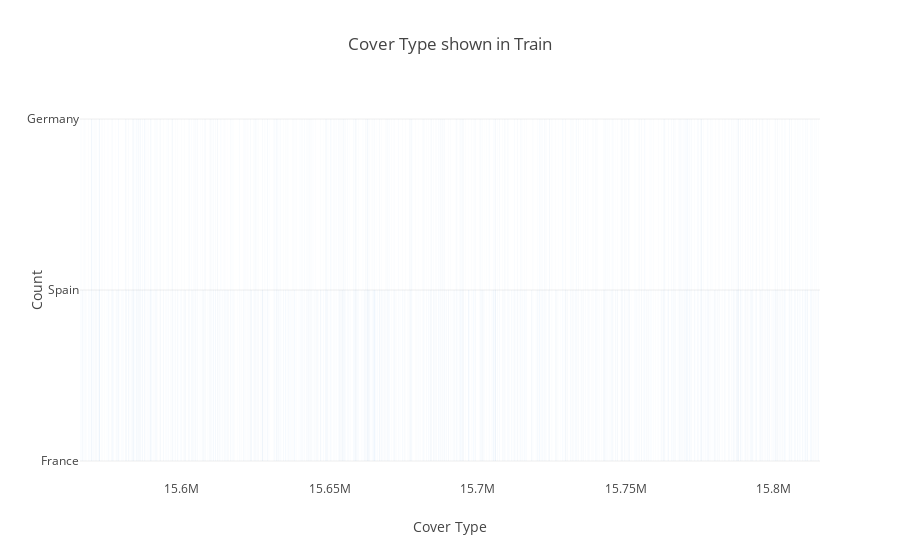

Write notebook code for a chart like this one.
### Code cell


### Figure 1 — Plotly figure (JSON) as saved in the notebook; plotly's stock layout.template omitted (floating-point values rounded to 4 significant figures; data arrays with more than 128 entries replaced by an {"elided": "..."} marker saying what was removed)
{"data": [{"type": "bar", "uid": "3c9c6ac2-74cc-4974-bf3b-eaf3594d6d07", "x": {"elided": "10000 int values"}, "y": {"elided": "10000 str values"}}], "layout": {"title": {"text": "Cover Type shown in Train"}, "xaxis": {"title": {"text": "Cover Type"}}, "yaxis": {"title": {"text": "Count"}}}}
